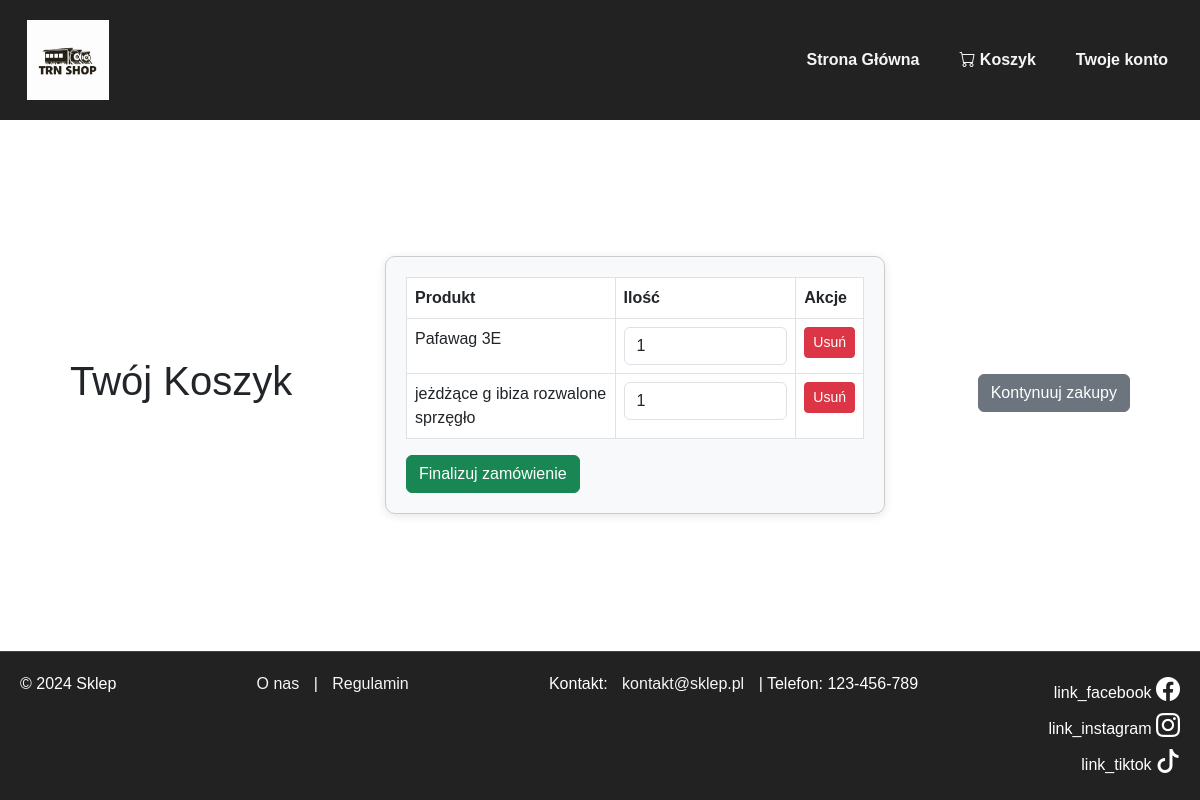
Page /koszyk.php (signed in) on the committed database.
### tables this page shows
CREATE TABLE `koszyk` (
  `id` int(11) NOT NULL,
  `id_klient` int(11) NOT NULL,
  `id_produktu` int(11) NOT NULL,
  `ilosc` int(11) NOT NULL DEFAULT 1
);

CREATE TABLE `produkty` (
  `id` int(11) NOT NULL,
  `nazwa` varchar(50) NOT NULL,
  `cena` decimal(10,0) NOT NULL,
  `id_kategoria` int(11) NOT NULL,
  `opis` text NOT NULL
);

### koszyk.php (the view, shortened to what this page needs)
<?php
$conn = new mysqli("127.0.0.1", "szefkacpaSQL", "x2J2_6iX$9_#T5", "szefkacpa3");
$id_klienta = isset($_SESSION['id']) ? $_SESSION['id'] : 1;
$sql = "SELECT k.id, p.nazwa, p.cena, k.ilosc
        FROM koszyk k
        JOIN produkty p ON k.id_produktu = p.id
        WHERE k.id_klient = ?";
$stmt = $conn->prepare($sql);
$stmt->bind_param("i", $id_klienta);
$stmt->execute();
$result = $stmt->get_result();
?>
<!DOCTYPE html>
<html lang="pl">
<head>
    <link href="https://cdn.jsdelivr.net/npm/bootstrap@5.3.0-alpha1/dist/css/bootstrap.min.css" rel="stylesheet">
    <link href="https://cdn.jsdelivr.net/npm/bootstrap-icons/font/bootstrap-icons.css" rel="stylesheet">
    <link href="styl_1.css" rel="stylesheet">
</head>
<body>
<nav class="navbar navbar-expand-lg navbar-dark">
    <div class="container-fluid">
        <a class="navbar-brand" href="index.php">
            <img src="logo.jpg" alt="Logo Sklepu">
        </a>
        <div class="collapse navbar-collapse">
            <ul class="navbar-nav ms-auto">
                <li class="nav-item">
                    <a class="menu_button nav-link btn btn-outline-light" href="index.php">Strona Główna</a>
                </li>
                <li class="nav-item">
                    <a class="menu_button nav-link btn btn-outline-primary" href="koszyk.php">
                        <i class="bi bi-cart"></i> Koszyk
                    </a>
                </li>
                <?php
                if(!isset($_SESSION["id"])) {
                    echo "<li class='nav-item'> <a class='menu_button nav-link btn btn-outline-primary' href='logowanie.php'>Zaloguj się</a> </li>";
                    echo "<li class='nav-item'> <a class='menu_button nav-link btn btn-outline-primary' href='rejestracja.php'>Zarejestruj się</a> </li>";
                } elseif ($_SESSION["id"] != 0) {
                    echo "<li class='nav-item'> <a class='menu_button nav-link btn btn-outline-primary' href='panel_klienta.php'>Twoje konto</a> </li>";
                } elseif ($_SESSION["id"] == 0) {
                    echo "<li class='nav-item'> <a class='menu_button nav-link btn btn-outline-primary' href='admin.php'>Panel administratora</a> </li>";
                }
                ?>
            </ul>
        </div>
    </div>
</nav>
<div class="container mt-5">
    <h1 class="text-center">Twój Koszyk</h1>
    <?php if ($result->num_rows > 0): ?>
        <form method="POST" action="finalizuj_zamowienie.php">
            <table class="table table-bordered">
                <thead>
                    <tr>
                        <th>Produkt</th>
                        <th>Ilość</th>
                        <th>Akcje</th>
                    </tr>
                </thead>
                <tbody>
                    <?php
                    while ($row = $result->fetch_assoc()) {
                        echo "<tr>";
                        echo "<td>" . htmlspecialchars($row['nazwa']) . "</td>";
                        echo "<td><input type='number' name='ilosc[{$row['id']}]' value='{$row['ilosc']}' min='1' class='form-control'></td>";
                        echo "<td><a href='usun_z_koszyka.php?usun={$row['id']}' class='btn btn-danger btn-sm'>Usuń</a></td>";
                        echo "</tr>";
                    }
                    ?>
                </tbody>
            </table>
            <button type="submit" class="btn btn-success">Finalizuj zamówienie</button>
        </form>
        <a href="index.php" class="btn btn-secondary mt-3">Kontynuuj zakupy</a>
    <?php else: ?>
        <p class="text-center">Twój koszyk jest pusty.</p>
    <?php endif; ?>
</div>
<footer>
    <div>© 2024 Sklep</div>
    <div>
        <a href="o_nas.php">O nas</a>
        |
        <a href="regulamin.php">Regulamin</a>
    </div>
    <p>Kontakt: <a href="mailto:kontakt@sklep.pl">kontakt@sklep.pl</a> | Telefon: 123-456-789</p>
    <div class="social-icons">
        <div><span>link_facebook</span> <i class="bi bi-facebook"></i></div>
        <div><span>link_instagram</span> <i class="bi bi-instagram"></i></div>
        <div><span>link_tiktok</span> <i class="bi bi-tiktok"></i></div>
    </div>
</footer>
</body>
</html>

### styl_1.css (style rules this page uses)
body { font-family: Arial, sans-serif; margin: 0; padding: 0; min-height: 100vh; display: flex; flex-direction: column; }
.navbar { background-color: #222; height: 120px; }
.navbar a { color: white; font-weight: bold; padding: 10px 15px; }
.navbar-brand img { height: 80px; }
.navbar-nav .nav-item .nav-link { color: #f5f5f5; padding: 10px 15px; }
.container { flex: 1; display: flex; justify-content: center; align-items: center; padding-top: 0px; padding-right: 40px; padding-bottom: 50px; padding-left: 40px; background-color: #fff; }
footer { background-color: #222; color: white; padding: 20px; display: flex; justify-content: space-between; border-top: 1px solid #444; }
footer .social-icons { display: flex; flex-direction: column; align-items: flex-end; }
footer .social-icons i { font-size: 24px; margin: 5px 0; color: white; }
footer a { color: #f5f5f5; text-decoration: none; margin: 0 10px; }
.menu_button { margin: 5px; }
form { margin: 15px auto; width: 500px; padding: 20px; border: 1px solid #ccc; border-radius: 10px; background-color: #f8f9fa; box-shadow: 0 2px 10px rgba(0, 0, 0, 0.1); }

### rows in the picture
koszyk: id_produktu.nazwa "Pafawag 3E", ilosc "1"
koszyk: id_produktu.nazwa "jeżdżące g ibiza rozwalone sprzęgło", ilosc "1"
